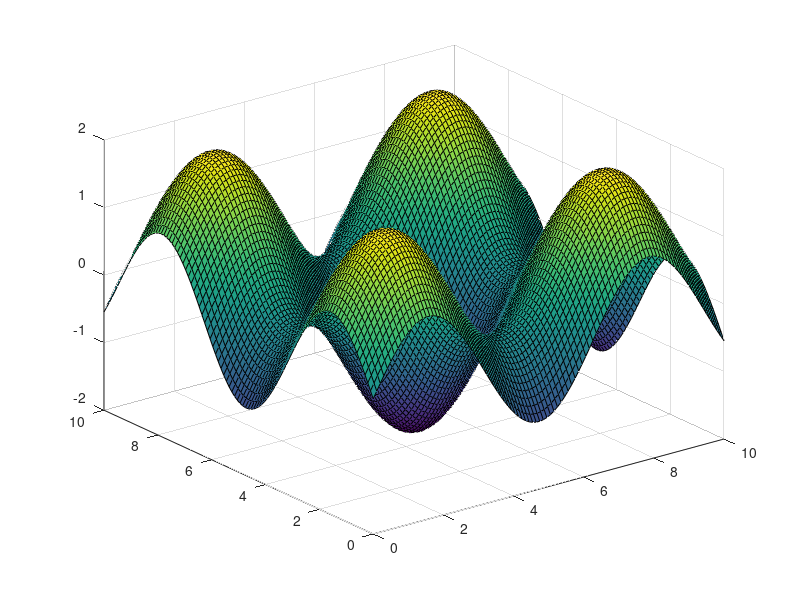

MATLAB code for this plot:
x=linspace(0,10,100);
y=x;
for a=1:100
    for b=1:100
        z(a,b)=sin(x(a))+sin(y(b));
    end
end
figure
surf (x,y,z) 
% figure
% contour (z)